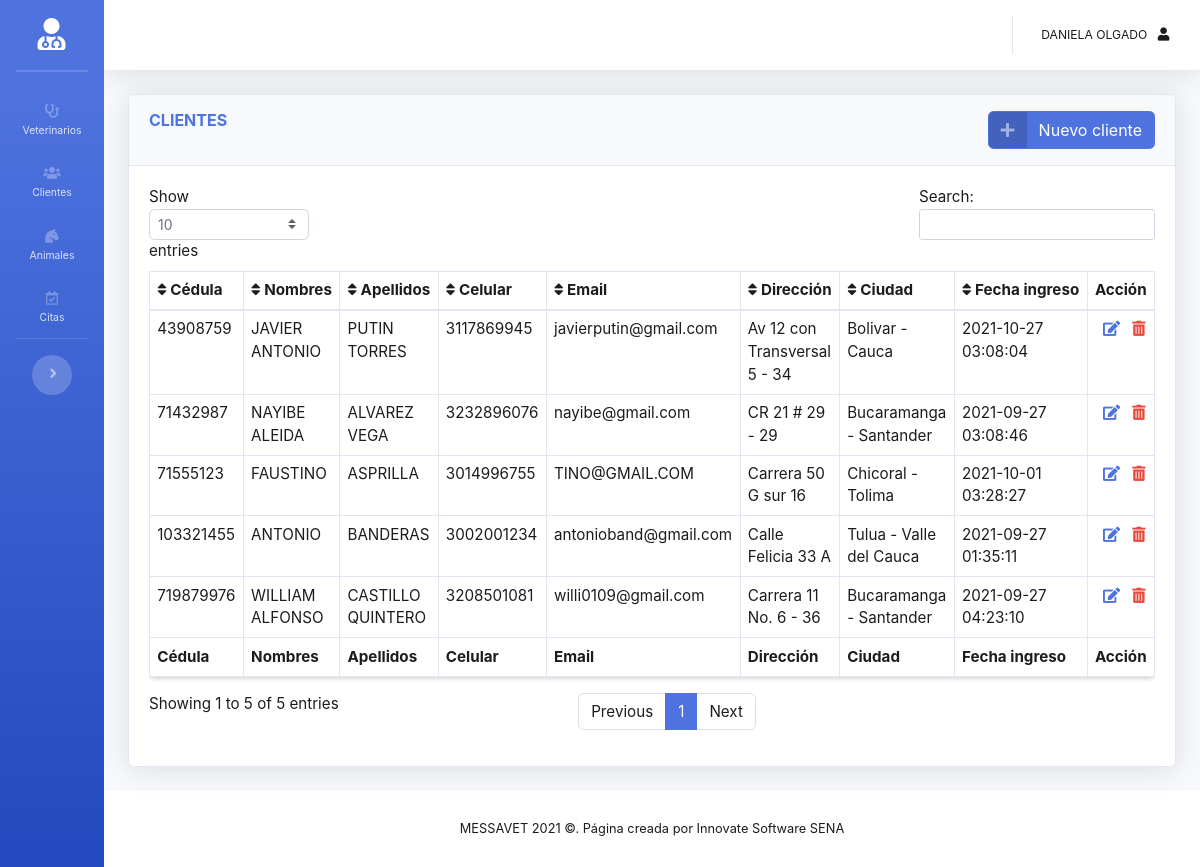
Screenshot of /app/index.php?vista=clientes (signed in) with the database file from the repository.
### tables this page shows
CREATE TABLE `cliente` (
  `ced_cliente` varchar(15) NOT NULL,
  `cli_nombres` varchar(50) NOT NULL,
  `cli_apellidos` varchar(50) NOT NULL,
  `cli_celular` varchar(15) NOT NULL,
  `cli_email` varchar(80) NOT NULL,
  `cli_direccion` varchar(60) NOT NULL,
  `cli_cod_ciudad_depto` varchar(5) NOT NULL,
  `cli_fecha` timestamp NOT NULL DEFAULT current_timestamp(),
  `cli_contrasena` varchar(32) NOT NULL
);

CREATE TABLE `ciudad` (
  `cod_ciudad_depto` varchar(5) NOT NULL,
  `ciu_ciudad_depto` varchar(60) NOT NULL
);

### app/bin/Conexion.php (called while the page is built)
<?php
class Conexion{
    public static function conectar(){
        $servidor = 'localhost';
        $usuario = 'root';
        $constrasena = '';
        $baseddatos = 'messavet';
        try{
            $conex = new PDO("mysql:host=$servidor;dbname=$baseddatos", $usuario, $constrasena);
            $conex->setAttribute(PDO::ATTR_ERRMODE, PDO::ERRMODE_EXCEPTION);
            return $conex;
        }catch(PDOException $e){
            die('Conexion fallida: ' . $e->getMessage());
        }
    }
}

### app/bin/Cliente.php (called while the page is built)
<?php
include('Conexion.php');
class Cliente{
    public function __construct(){
        $this->conexion = (new Conexion())->conectar();
    }
    function get_Cliente(){
        $registros = $this->conexion->prepare("SELECT cliente.ced_cliente,cliente.cli_nombres, cliente.cli_apellidos,cliente.cli_celular, cliente.cli_email, cliente.cli_direccion, ciudad.ciu_ciudad_depto, cliente.cli_fecha FROM cliente INNER JOIN ciudad on ciudad.cod_ciudad_depto = cliente.cli_cod_ciudad_depto");
        $registros->execute();
        $filas = $registros->fetchAll();
        return $filas;
    }
}

### app/view/clienteContenido.php (the view, shortened to what this page needs)
<?php
    include('bin/Cliente.php');
    $usuarios = new Cliente();
    $datos = $usuarios->get_Cliente();
?>
<div class="card shadow mb-4">
    <div class="card-header py-3">
        <h6 class="m-0 font-weight-bold text-primary mb-3 float-left">CLIENTES</h6>
        <a type="button" class="btn btn-primary btn-icon-split float-right" id="btnNuevo" data-toggle="modal" data-target="#modalUsuario">
        <span class="icon text-white-50"><i class="fas fa-plus"></i></span>
        <span class="text">Nuevo cliente</span>
        </a>
    </div>
    <div class="card-body">
        <div class="table-responsive">
            <table class="w-100 display table table-bordered table-hover row-border shadow-sm rounded" id="dtUsuarios">
                <thead>
                    <tr class="text-nowrap">
                        <th><i class="fas fa-sort"></i> Cédula</th>
                        <th><i class="fas fa-sort"></i> Nombres</th>
                        <th><i class="fas fa-sort"></i> Apellidos</th>
                        <th><i class="fas fa-sort"></i> Celular</th>
                        <th><i class="fas fa-sort"></i> Email</th>
                        <th><i class="fas fa-sort"></i> Dirección</th>
                        <th><i class="fas fa-sort"></i> Ciudad</th>
                        <th><i class="fas fa-sort"></i> Fecha ingreso</th>
                        <th> Acción </th>
                    </tr>
                </thead>
                <tfoot>
                    <tr class="text-nowrap">
                        <th>Cédula</th>
                        <th>Nombres</th>
                        <th>Apellidos</th>
                        <th>Celular</th>
                        <th>Email</th>
                        <th>Dirección</th>
                        <th>Ciudad</th>
                        <th>Fecha ingreso</th>
                        <th> Acción </th>
                    </tr>
                </tfoot>
                <tbody>
                    <?php foreach($datos as $registro){
                    echo "<tr>";
                    echo "<td>" . $registro['ced_cliente'] . "</td>";
                    echo "<td>" . $registro['cli_nombres'] . "</td>";
                    echo "<td>" . $registro['cli_apellidos'] . "</td>";
                    echo "<td>" . $registro['cli_celular'] . "</td>";
                    echo "<td>" . $registro['cli_email'] . "</td>";
                    echo "<td>" . $registro['cli_direccion'] . "</td>";
                    echo "<td>" . $registro['ciu_ciudad_depto'] . "</td>";
                    echo "<td>" . $registro['cli_fecha'] . "</td>";
                    echo "<td class='text-nowrap'> <a href='#'><i class='editarUsuario fas fa-edit text-primary ml-2' data-toggle='modal' data-target='#modalUsuario'></i></a>
                    <a href='#'><i class='eliminarUsuario fas fa-trash-alt text-danger ml-2' data-toggle='modal' data-target='#modalUsuario'></i></a></td>";
                    echo "</tr>";
                    }
                    ?>
                </tbody>
            </table>
        </div>
    </div>
</div>

### rows the page displays
cliente: ced_cliente "103321455", cli_nombres "ANTONIO", cli_apellidos "BANDERAS", cli_celular "3002001234", cli_email "antonioband@gmail.com", cli_direccion "Calle Felicia 33 A", cli_cod_ciudad_depto.ciu_ciudad_depto "Tulua - Valle del Cauca", cli_fecha "2021-09-27 01:35:11"
cliente: ced_cliente "43908759", cli_nombres "JAVIER ANTONIO", cli_apellidos "PUTIN TORRES", cli_celular "3117869945", cli_email "javierputin@gmail.com", cli_direccion "Av 12 con Transversal 5 - 34", cli_cod_ciudad_depto.ciu_ciudad_depto "Bolivar - Cauca", cli_fecha "2021-10-27 03:08:04"
cliente: ced_cliente "71432987", cli_nombres "NAYIBE ALEIDA", cli_apellidos "ALVAREZ VEGA", cli_celular "3232896076", cli_email "nayibe@gmail.com", cli_direccion "CR 21 # 29 - 29", cli_cod_ciudad_depto.ciu_ciudad_depto "Bucaramanga - Santander", cli_fecha "2021-09-27 03:08:46"
cliente: ced_cliente "71555123", cli_nombres "FAUSTINO", cli_apellidos "ASPRILLA", cli_celular "3014996755", cli_email "TINO@GMAIL.COM", cli_direccion "Carrera 50 G sur 16", cli_cod_ciudad_depto.ciu_ciudad_depto "Chicoral - Tolima", cli_fecha "2021-10-01 03:28:27"
cliente: ced_cliente "719879976", cli_nombres "WILLIAM ALFONSO", cli_apellidos "CASTILLO QUINTERO", cli_celular "3208501081", cli_email "willi0109@gmail.com", cli_direccion "Carrera 11 No. 6 - 36", cli_cod_ciudad_depto.ciu_ciudad_depto "Bucaramanga - Santander", cli_fecha "2021-09-27 04:23:10"

### other values shown
$_SESSION['usu_nom'] "DANIELA"
$_SESSION['usu_ape'] "OLGADO"
